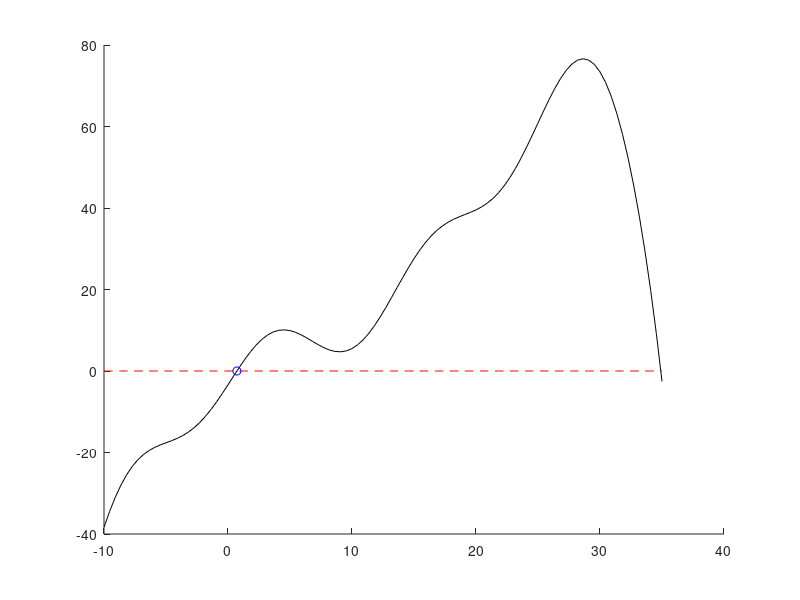

Here is the MATLAB script that generated this plot:
function Newtons()
    x_range = linspace(-10, 35, 100);

    [y_vals, ~] = test_func(x_range);

    x_init = -2;
    max_iter = 200;
    dx_tol = 1e-7;
    y_tol = 1e-7;

    [x_root1, ~] = newton(@test_func, x_init, max_iter, dx_tol, y_tol);
    [f_root1, ~] = test_func(x_root1);

    hold on;
    plot(x_range, y_vals, "k");
    plot(x_range, x_range * 0, "r--");
    plot(x_root1, f_root1, "bo")
end

function [x_root, exit] = newton(input_func, x_init, max_iter, dx_tol, y_tol)
    
    x_prev = x_init - 2*dx_tol;
    x_curr = x_init;
    [f_val, dfdx_val] = input_func(x_curr);

    count = 0;

    while abs(dfdx_val) > dx_tol && abs(x_curr - x_prev) > dx_tol && count<max_iter && abs(f_val)>y_tol
        x_prev = x_curr;
        x_curr = x_curr - f_val/dfdx_val;

        [f_val, dfdx_val] = input_func(x_curr);
        count = count + 1;
    end
    x_root = x_curr;

    exit = 0;

    if abs(x_curr - x_prev) > dx_tol && abs(f_val) > y_tol
        exit = 1;

    end

end

function [f_val, dfdx] = test_func(x)
    f_val = (x.^3)/100 - (x.^2)/8 + 2*x + 6*sin(x/2 + 6) - .7 - exp(x/6);
    dfdx = (3*x.^2)/100 - x/4 + 2 + 3*cos(x/2 + 6) - exp(x/6)/6;
end